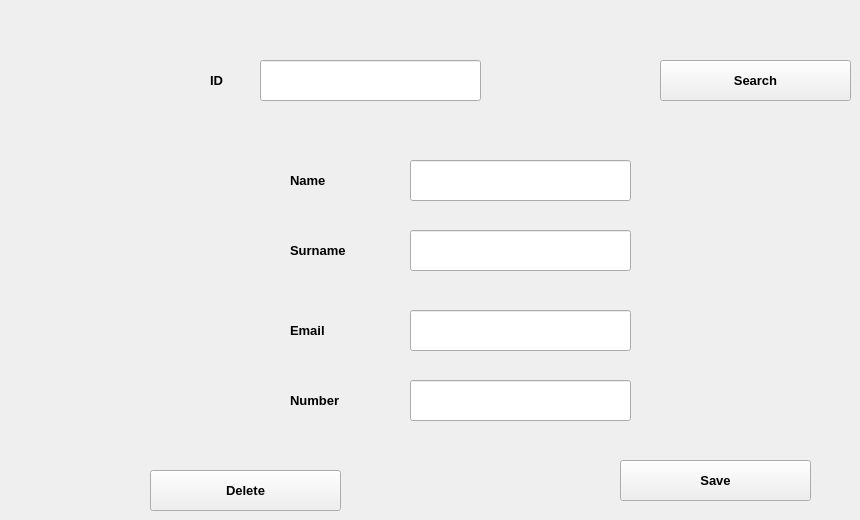
      <widget class="QWidget" name="tab_14">
       <attribute name="title">
        <string>Edit/Delete Client</string>
       </attribute>
       <widget class="QPushButton" name="pushButton_11">
        <property name="geometry">
         <rect>
          <x>620</x>
          <y>460</y>
          <width>191</width>
          <height>41</height>
         </rect>
        </property>
        <property name="font">
         <font>
          <pointsize>10</pointsize>
          <weight>75</weight>
          <bold>true</bold>
         </font>
        </property>
        <property name="text">
         <string>Save</string>
        </property>
       </widget>
       <widget class="QLabel" name="label_45">
        <property name="geometry">
         <rect>
          <x>210</x>
          <y>60</y>
          <width>31</width>
          <height>41</height>
         </rect>
        </property>
        <property name="font">
         <font>
          <pointsize>10</pointsize>
          <weight>75</weight>
          <bold>true</bold>
         </font>
        </property>
        <property name="text">
         <string>ID</string>
        </property>
       </widget>
       <widget class="QLineEdit" name="lineEdit_29">
        <property name="geometry">
         <rect>
          <x>260</x>
          <y>60</y>
          <width>221</width>
          <height>41</height>
         </rect>
        </property>
       </widget>
       <widget class="QPushButton" name="pushButton_18">
        <property name="geometry">
         <rect>
          <x>660</x>
          <y>60</y>
          <width>191</width>
          <height>41</height>
         </rect>
        </property>
        <property name="font">
         <font>
          <pointsize>10</pointsize>
          <weight>75</weight>
          <bold>true</bold>
         </font>
        </property>
        <property name="text">
         <string>Search</string>
        </property>
       </widget>
       <widget class="QPushButton" name="pushButton_25">
        <property name="geometry">
         <rect>
          <x>150</x>
          <y>470</y>
          <width>191</width>
          <height>41</height>
         </rect>
        </property>
        <property name="font">
         <font>
          <pointsize>10</pointsize>
          <weight>75</weight>
          <bold>true</bold>
         </font>
        </property>
        <property name="text">
         <string>Delete</string>
        </property>
       </widget>
       <widget class="QLineEdit" name="lineEdit_11">
        <property name="geometry">
         <rect>
          <x>410</x>
          <y>160</y>
          <width>221</width>
          <height>41</height>
         </rect>
        </property>
       </widget>
       <widget class="QLineEdit" name="lineEdit_15">
        <property name="geometry">
         <rect>
          <x>410</x>
          <y>380</y>
          <width>221</width>
          <height>41</height>
         </rect>
        </property>
       </widget>
       <widget class="QLabel" name="label_13">
        <property name="geometry">
         <rect>
          <x>290</x>
          <y>380</y>
          <width>91</width>
          <height>41</height>
         </rect>
        </property>
        <property name="font">
         <font>
          <pointsize>10</pointsize>
          <weight>75</weight>
          <bold>true</bold>
         </font>
        </property>
        <property name="text">
         <string>Number</string>
        </property>
       </widget>
       <widget class="QLabel" name="label_14">
        <property name="geometry">
         <rect>
          <x>290</x>
          <y>160</y>
          <width>91</width>
          <height>41</height>
         </rect>
        </property>
        <property name="font">
         <font>
          <pointsize>10</pointsize>
          <weight>75</weight>
          <bold>true</bold>
         </font>
        </property>
        <property name="text">
         <string>Name</string>
        </property>
       </widget>
       <widget class="QLabel" name="label_21">
        <property name="geometry">
         <rect>
          <x>290</x>
          <y>230</y>
          <width>91</width>
          <height>41</height>
         </rect>
        </property>
        <property name="font">
         <font>
          <pointsize>10</pointsize>
          <weight>75</weight>
          <bold>true</bold>
         </font>
        </property>
        <property name="text">
         <string>Surname</string>
        </property>
       </widget>
       <widget class="QLineEdit" name="lineEdit_12">
        <property name="geometry">
         <rect>
          <x>410</x>
          <y>230</y>
          <width>221</width>
          <height>41</height>
         </rect>
        </property>
       </widget>
       <widget class="QLineEdit" name="lineEdit_13">
        <property name="geometry">
         <rect>
          <x>410</x>
          <y>310</y>
          <width>221</width>
          <height>41</height>
         </rect>
        </property>
       </widget>
       <widget class="QLabel" name="label_22">
        <property name="geometry">
         <rect>
          <x>290</x>
          <y>310</y>
          <width>91</width>
          <height>41</height>
         </rect>
        </property>
        <property name="font">
         <font>
          <pointsize>10</pointsize>
          <weight>75</weight>
          <bold>true</bold>
         </font>
        </property>
        <property name="text">
         <string>Email</string>
        </property>
       </widget>
      </widget>
